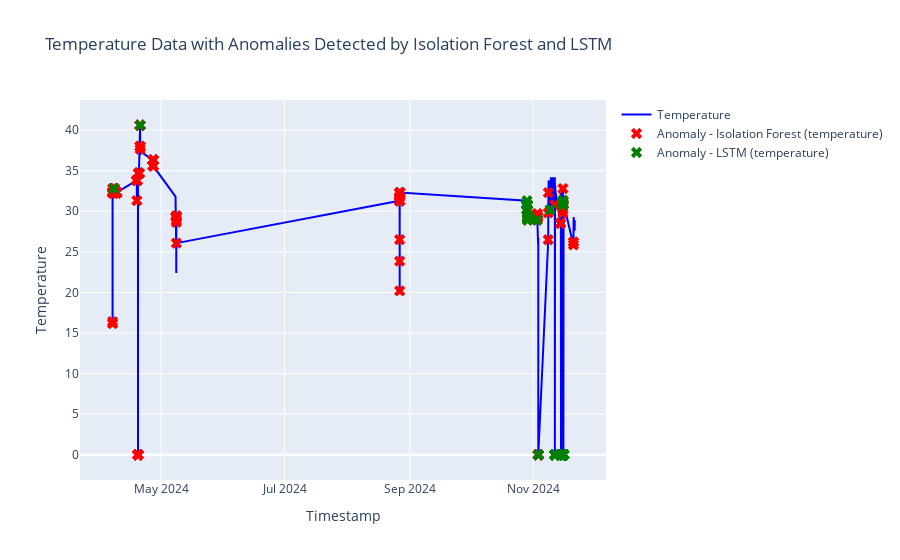
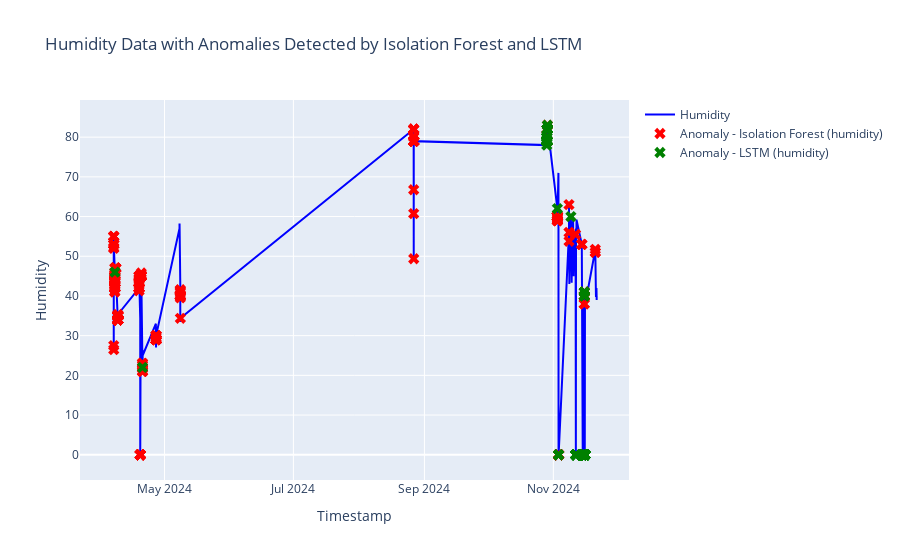
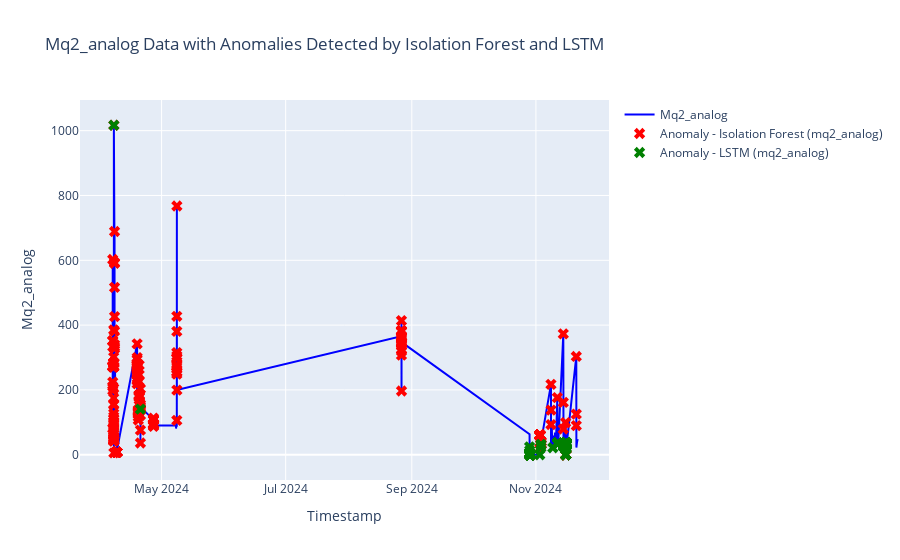
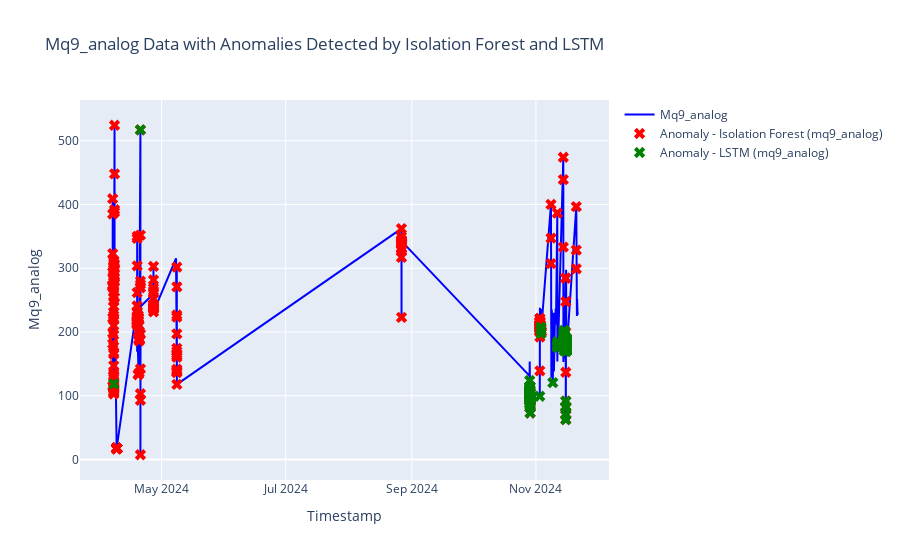

Notebook code cell kept with these figures, in order:
### Code cell
# List of all parameters to visualize, excluding digital and time-related columns
parameters = ['temperature', 'humidity', 'mq2_analog', 'mq9_analog', 'mq8_analog', 
              'sound_analog', 'pm25_density', 'pm10_density']

# Iterate through each parameter and create a graph
for param in parameters:
    # Create a Plotly figure
    fig = go.Figure()

    # Add the parameter data as a line plot
    fig.add_trace(go.Scatter(
        x=df_preprocessed['datatime'],
        y=df_preprocessed[param],
        mode='lines',
        name=param.capitalize(),
        line=dict(color='blue')
    ))

    # Add anomalies detected by Isolation Forest (highlighting in red)
    fig.add_trace(go.Scatter(
        x=df_preprocessed['datatime'][df_preprocessed['anomaly_isolation_forest'] == -1],
        y=df_preprocessed[param][df_preprocessed['anomaly_isolation_forest'] == -1],
        mode='markers',
        name=f'Anomaly - Isolation Forest ({param})',
        marker=dict(color='red', symbol='x', size=10)
    ))

    # Add anomalies detected by LSTM (highlighting in green)
    fig.add_trace(go.Scatter(
        x=df_preprocessed['datatime'][df_preprocessed['anomaly_lstm'] == -1],
        y=df_preprocessed[param][df_preprocessed['anomaly_lstm'] == -1],
        mode='markers',
        name=f'Anomaly - LSTM ({param})',
        marker=dict(color='green', symbol='x', size=10)
    ))

    # Update layout for better presentation
    fig.update_layout(
        title=f'{param.capitalize()} Data with Anomalies Detected by Isolation Forest and LSTM',
        xaxis_title='Timestamp',
        yaxis_title=param.capitalize(),
        hovermode='closest',
        # template='plotly_dark'
    )

    # Show the interactive plot for the current parameter
    fig.show()

### Figure 1 — Plotly figure (JSON) as saved in the notebook; plotly's stock layout.template omitted (floating-point values rounded to 4 significant figures; data arrays with more than 128 entries replaced by an {"elided": "..."} marker saying what was removed)
{"data": [{"line": {"color": "blue"}, "mode": "lines", "name": "Temperature", "type": "scatter", "x": {"elided": "5926 str values"}, "y": {"elided": "5926 float values"}}, {"marker": {"color": "red", "size": 10, "symbol": "x"}, "mode": "markers", "name": "Anomaly - Isolation Forest (temperature)", "type": "scatter", "x": {"elided": "297 str values"}, "y": {"elided": "297 float values"}}, {"marker": {"color": "green", "size": 10, "symbol": "x"}, "mode": "markers", "name": "Anomaly - LSTM (temperature)", "type": "scatter", "x": {"elided": "294 str values"}, "y": {"elided": "294 float values"}}], "layout": {"hovermode": "closest", "title": {"text": "Temperature Data with Anomalies Detected by Isolation Forest and LSTM"}, "xaxis": {"title": {"text": "Timestamp"}}, "yaxis": {"title": {"text": "Temperature"}}}}

### Figure 2 — Plotly figure (JSON) as saved in the notebook; plotly's stock layout.template omitted (floating-point values rounded to 4 significant figures; data arrays with more than 128 entries replaced by an {"elided": "..."} marker saying what was removed)
{"data": [{"line": {"color": "blue"}, "mode": "lines", "name": "Humidity", "type": "scatter", "x": {"elided": "5926 str values"}, "y": {"elided": "5926 float values"}}, {"marker": {"color": "red", "size": 10, "symbol": "x"}, "mode": "markers", "name": "Anomaly - Isolation Forest (humidity)", "type": "scatter", "x": {"elided": "297 str values"}, "y": {"elided": "297 float values"}}, {"marker": {"color": "green", "size": 10, "symbol": "x"}, "mode": "markers", "name": "Anomaly - LSTM (humidity)", "type": "scatter", "x": {"elided": "294 str values"}, "y": {"elided": "294 float values"}}], "layout": {"hovermode": "closest", "title": {"text": "Humidity Data with Anomalies Detected by Isolation Forest and LSTM"}, "xaxis": {"title": {"text": "Timestamp"}}, "yaxis": {"title": {"text": "Humidity"}}}}

### Figure 3 — Plotly figure (JSON) as saved in the notebook; plotly's stock layout.template omitted (floating-point values rounded to 4 significant figures; data arrays with more than 128 entries replaced by an {"elided": "..."} marker saying what was removed)
{"data": [{"line": {"color": "blue"}, "mode": "lines", "name": "Mq2_analog", "type": "scatter", "x": {"elided": "5926 str values"}, "y": {"elided": "5926 float values"}}, {"marker": {"color": "red", "size": 10, "symbol": "x"}, "mode": "markers", "name": "Anomaly - Isolation Forest (mq2_analog)", "type": "scatter", "x": {"elided": "297 str values"}, "y": {"elided": "297 float values"}}, {"marker": {"color": "green", "size": 10, "symbol": "x"}, "mode": "markers", "name": "Anomaly - LSTM (mq2_analog)", "type": "scatter", "x": {"elided": "294 str values"}, "y": {"elided": "294 float values"}}], "layout": {"hovermode": "closest", "title": {"text": "Mq2_analog Data with Anomalies Detected by Isolation Forest and LSTM"}, "xaxis": {"title": {"text": "Timestamp"}}, "yaxis": {"title": {"text": "Mq2_analog"}}}}

### Figure 4 — Plotly figure (JSON) as saved in the notebook; plotly's stock layout.template omitted (floating-point values rounded to 4 significant figures; data arrays with more than 128 entries replaced by an {"elided": "..."} marker saying what was removed)
{"data": [{"line": {"color": "blue"}, "mode": "lines", "name": "Mq9_analog", "type": "scatter", "x": {"elided": "5926 str values"}, "y": {"elided": "5926 float values"}}, {"marker": {"color": "red", "size": 10, "symbol": "x"}, "mode": "markers", "name": "Anomaly - Isolation Forest (mq9_analog)", "type": "scatter", "x": {"elided": "297 str values"}, "y": {"elided": "297 float values"}}, {"marker": {"color": "green", "size": 10, "symbol": "x"}, "mode": "markers", "name": "Anomaly - LSTM (mq9_analog)", "type": "scatter", "x": {"elided": "294 str values"}, "y": {"elided": "294 float values"}}], "layout": {"hovermode": "closest", "title": {"text": "Mq9_analog Data with Anomalies Detected by Isolation Forest and LSTM"}, "xaxis": {"title": {"text": "Timestamp"}}, "yaxis": {"title": {"text": "Mq9_analog"}}}}
